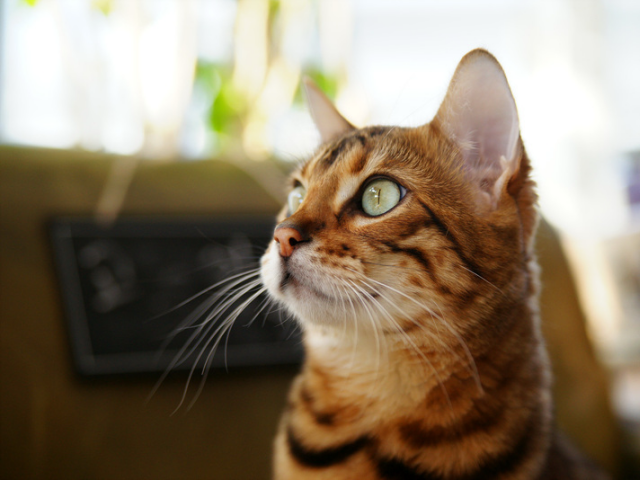
#> input picture reference-opencv/opencv-basics-transform/data/cat.bmp, 640 x 480 px
$ python perspective_transformation.py
#> lines starting #> are read from the running program, lines starting #| are printed output that depends on the picture
import cv2
import numpy as np

# source image
src = cv2.imread('./data/cat.bmp', cv2.IMREAD_COLOR)
#> src is the input picture: shape (480, 640, 3); mean B, G, R 104.5, 125.6, 140.8
h, w = src.shape[:2]
#> h = 480; w = 640

src_pts = np.array([[0,0],[w,0],[0,h], [w,h]], dtype= np.float32)
#> src_pts = [[0, 0], [640, 0], [0, 480], [640, 480]]
dst_pts = np.array([[0,0],[w,+50],[+30,h], [w-10,h-20]], dtype= np.float32)

# affine matrix
M = cv2.getPerspectiveTransform(src_pts,dst_pts)
dst = cv2.warpPerspective(src, M, dsize= (0,0))
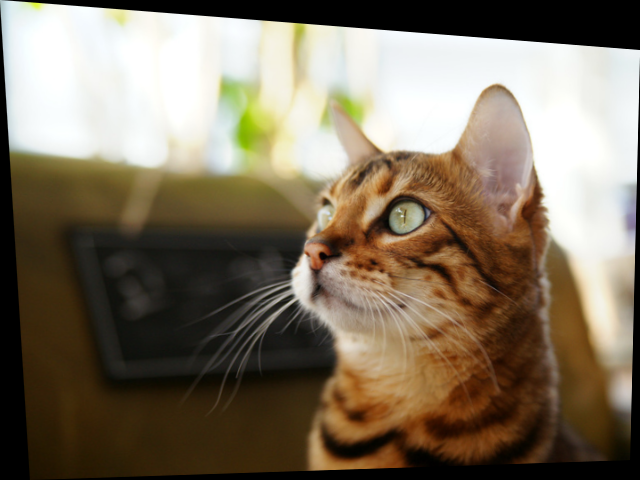
#> dst: shape (480, 640, 3); mean B, G, R 95.8, 114.4, 127

cv2.imshow('src', src)
cv2.imshow('dst', dst)
cv2.waitKey()
cv2.destroyAllWindows()

$ run again, with reference-opencv/opencv-basics-transform/data/rose.bmp copied over reference-opencv/opencv-basics-transform/data/cat.bmp
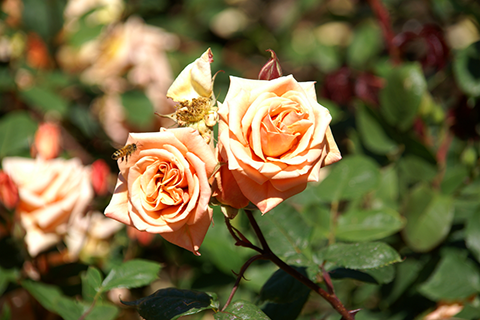
#> input picture reference-opencv/opencv-basics-transform/data/rose.bmp, 480 x 320 px
#> src is the input picture: shape (320, 480, 3); mean B, G, R 63.1, 103.6, 116.2
#> `dst = cv2.warpPerspective(src, M, dsize= (0,0))`:
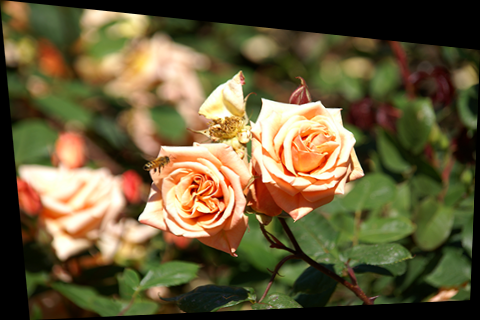
#> dst: shape (320, 480, 3); mean B, G, R 56.6, 91.4, 104

$ run again, with reference-opencv/opencv-basics-transform/data/tekapo.bmp copied over reference-opencv/opencv-basics-transform/data/cat.bmp
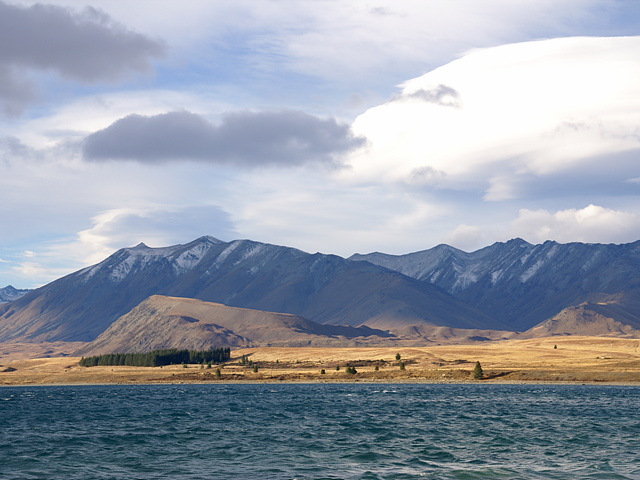
#> input picture reference-opencv/opencv-basics-transform/data/tekapo.bmp, 640 x 480 px
#> src is the input picture: shape (480, 640, 3); mean B, G, R 169.8, 157.4, 149.7
#> `dst = cv2.warpPerspective(src, M, dsize= (0,0))`:
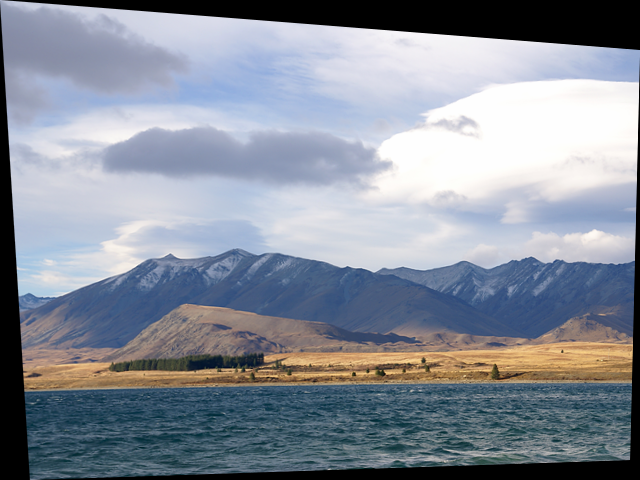
#> dst: shape (480, 640, 3); mean B, G, R 154.5, 142.6, 135.5

$ run again, with reference-opencv/opencv-basics-transform/data/namecard.jpg saved as reference-opencv/opencv-basics-transform/data/cat.bmp
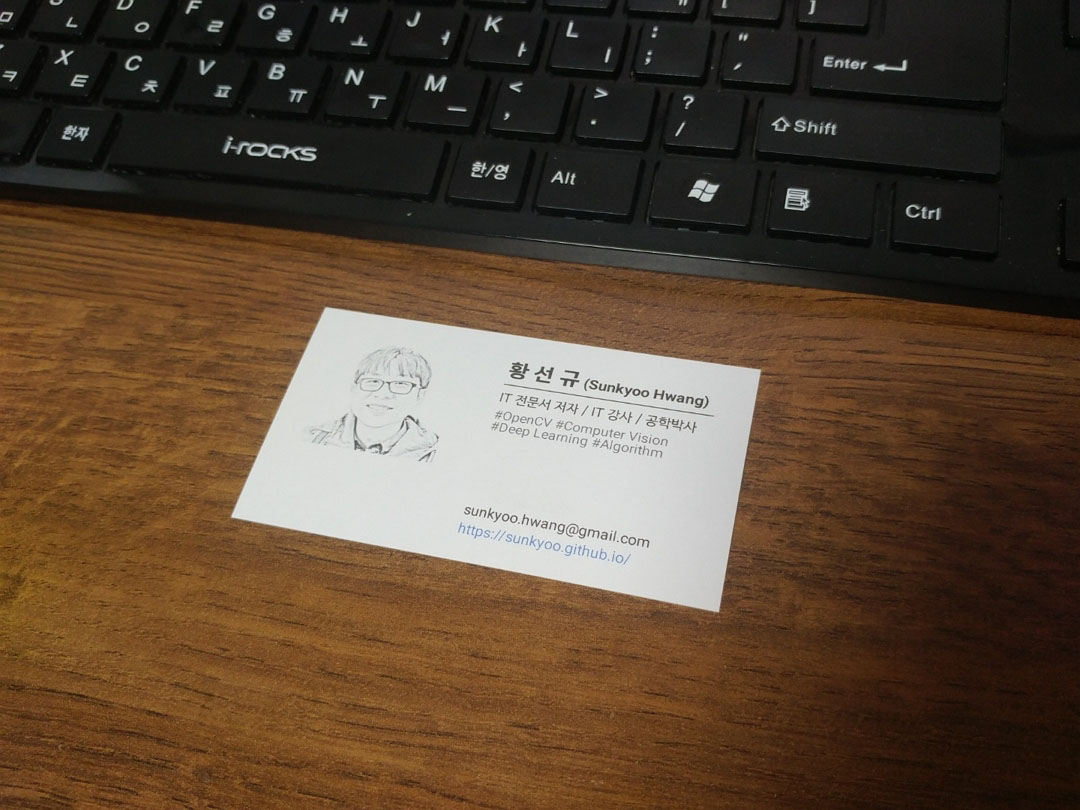
#> input picture reference-opencv/opencv-basics-transform/data/namecard.jpg, 1080 x 810 px
#> src is the input picture: shape (810, 1080, 3); mean B, G, R 53.2, 71.1, 90.7
#> `dst = cv2.warpPerspective(src, M, dsize= (0,0))`:
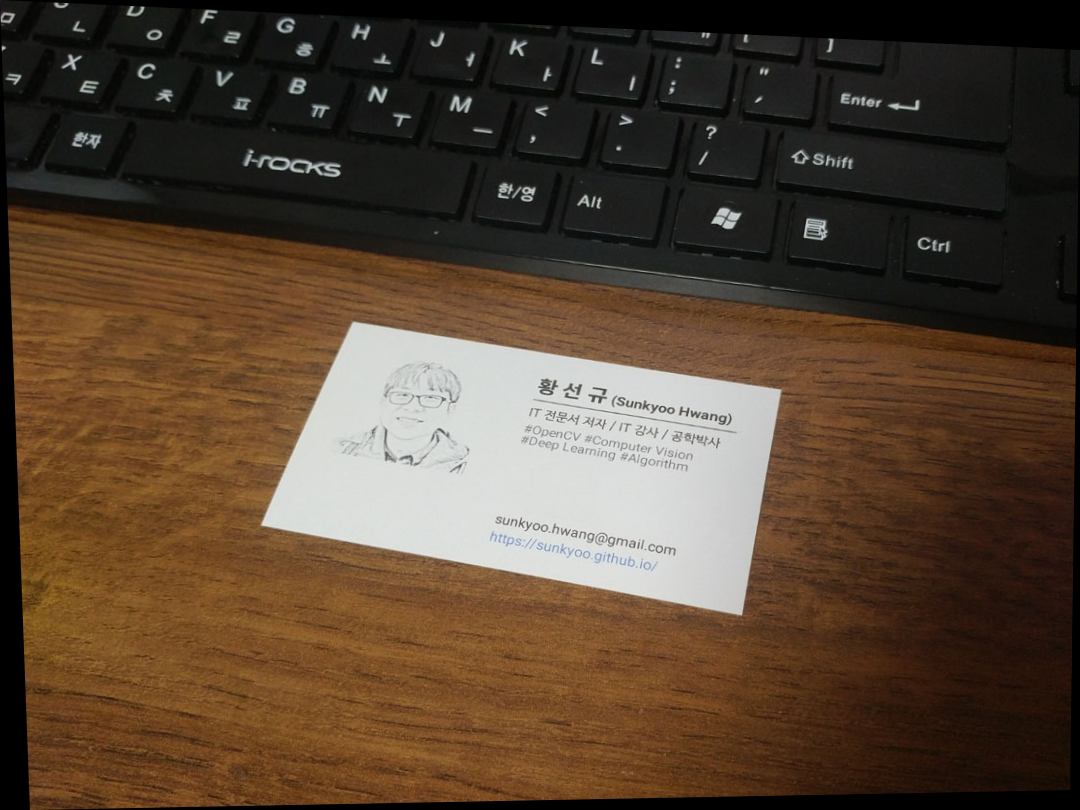
#> dst: shape (810, 1080, 3); mean B, G, R 50.1, 67.2, 85.5
